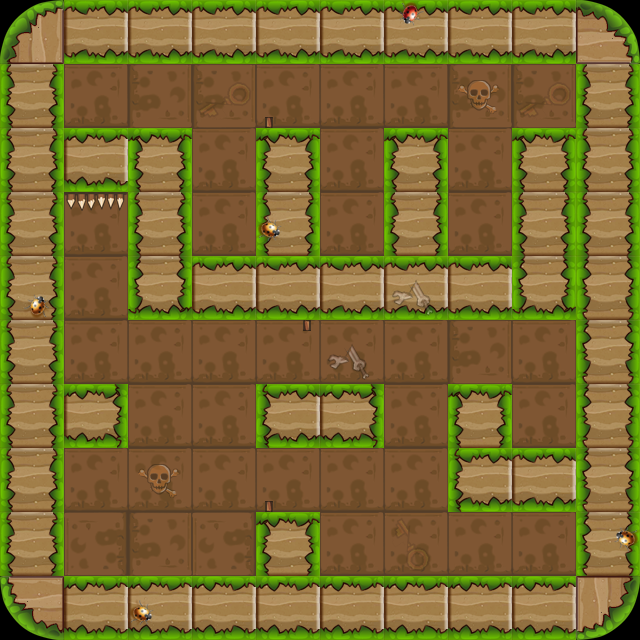

Tiled map render using the project's own tile images. Description and the map definition, with tile-layer contents summarised, below:
An orthogonal 10x10 tile map with 64x64 px tiles, 3 tile layers (bg1, fg1, fg2) and 27 objects (15x wall, 3x banziL, 2x enemy, player, door, ...).

<map version="1.0" orientation="orthogonal" renderorder="right-down" width="10" height="10" tilewidth="64" tileheight="64">
 <properties>
  <property name="maxStep" value="21" />
 </properties>
 <tileset firstgid="1" name="lv2map" tilewidth="64" tileheight="64">
  <image source="lv2map.png" width="256" height="256" />
 </tileset>
 <layer name="bg1" width="10" height="10">
  <data>[100 cells, 100 non-empty, 3 distinct tile ids]</data>
 </layer>
 <layer name="fg1" width="10" height="10">
  <data>[100 cells, 62 non-empty, 6 distinct tile ids]</data>
 </layer>
 <layer name="fg2" width="10" height="10">
  <data>[100 cells, 9 non-empty, 4 distinct tile ids]</data>
 </layer>
 <objectgroup name="obj1">
  <object name="wall" x="0" y="0" width="640" height="64" />
  <object name="wall" x="0" y="0" width="64" height="640" />
  <object name="wall" x="576" y="0" width="64" height="640" />
  <object name="wall" x="0" y="576" width="640" height="64" />
  <object name="wall" x="384" y="128" width="64" height="192" />
  <object name="player" x="64" y="512" width="64" height="64" />
  <object name="enemy" x="512" y="384" width="64" height="64" />
  <object name="door" x="320" y="512" width="64" height="64" />
  <object name="key" x="512" y="384" width="64" height="64">
   <properties>
    <property name="active" value="false" />
   </properties>
  </object>
  <object name="wall" x="128" y="128" width="64" height="192" />
  <object name="wall" x="256" y="128" width="64" height="192" />
  <object name="wall" x="0" y="128" width="192" height="64" />
  <object name="banziL" x="256" y="448" width="13" height="64">
   <properties>
    <property name="isOver" value="false" />
   </properties>
  </object>
  <object name="wall" x="448" y="384" width="64" height="128" />
  <object name="fazhen_B" x="512" y="512" width="64" height="64">
   <properties>
    <property name="target" value="fazhen_A" />
   </properties>
  </object>
  <object name="fazhen_A" x="64" y="64" width="64" height="64">
   <properties>
    <property name="target" value="fazhen_B" />
   </properties>
  </object>
  <object name="enemy" x="192" y="192" width="64" height="64" />
  <object name="wall" x="448" y="448" width="128" height="64" />
  <object name="wall" x="512" y="128" width="64" height="192" />
  <object name="wall" x="128" y="256" width="448" height="64" />
  <object name="wall" x="256" y="384" width="128" height="64" />
  <object name="ding" x="64" y="192" width="64" height="13" />
  <object name="box" x="512" y="64" width="64" height="64" />
  <object name="wall" x="0" y="384" width="128" height="64" />
  <object name="wall" x="256" y="512" width="64" height="128" />
  <object name="banziL" x="307" y="320" width="13" height="64" />
  <object name="banziL" x="256" y="64" width="13" height="64">
   <properties>
    <property name="isOver" value="false" />
   </properties>
  </object>
 </objectgroup>
</map>
